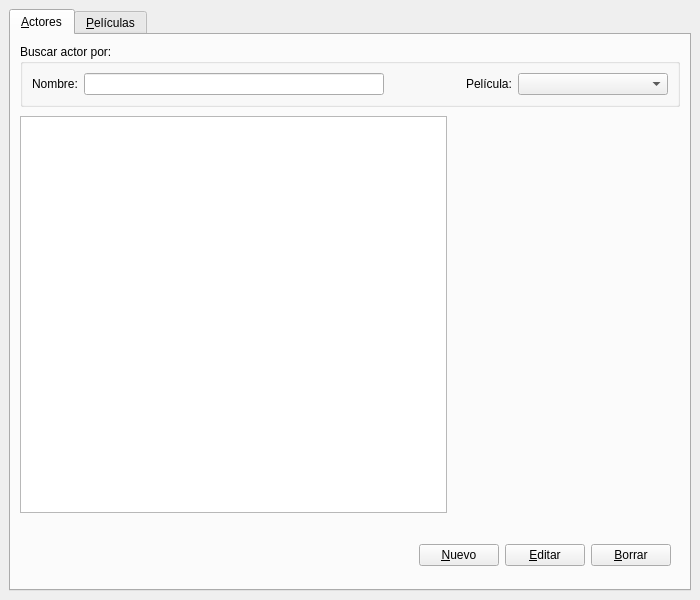
<?xml version="1.0" encoding="UTF-8"?>
<ui version="4.0">
 <class>MainWindow</class>
 <widget class="QMainWindow" name="MainWindow">
  <property name="geometry">
   <rect>
    <x>0</x>
    <y>0</y>
    <width>700</width>
    <height>600</height>
   </rect>
  </property>
  <property name="minimumSize">
   <size>
    <width>700</width>
    <height>600</height>
   </size>
  </property>
  <property name="maximumSize">
   <size>
    <width>700</width>
    <height>600</height>
   </size>
  </property>
  <property name="windowTitle">
   <string>Séptimo Arte</string>
  </property>
  <widget class="QWidget" name="centralwidget">
   <layout class="QVBoxLayout" name="verticalLayout_3">
    <item>
     <widget class="QTabWidget" name="tabWidget">
      <property name="minimumSize">
       <size>
        <width>682</width>
        <height>582</height>
       </size>
      </property>
      <property name="tabPosition">
       <enum>QTabWidget::North</enum>
      </property>
      <property name="tabShape">
       <enum>QTabWidget::Rounded</enum>
      </property>
      <property name="currentIndex">
       <number>0</number>
      </property>
      <property name="elideMode">
       <enum>Qt::ElideNone</enum>
      </property>
      <widget class="QWidget" name="actorTab">
       <attribute name="title">
        <string>&amp;Actores</string>
       </attribute>
       <layout class="QVBoxLayout" name="verticalLayout">
        <property name="spacing">
         <number>0</number>
        </property>
        <item>
         <widget class="QGroupBox" name="groupBox_2">
          <property name="title">
           <string>Buscar actor por:</string>
          </property>
          <layout class="QHBoxLayout" name="horizontalLayout_5">
           <item>
            <widget class="QLabel" name="label">
             <property name="text">
              <string>Nombre:</string>
             </property>
            </widget>
           </item>
           <item>
            <widget class="QLineEdit" name="buscarANombreLineEdit">
             <property name="minimumSize">
              <size>
               <width>300</width>
               <height>0</height>
              </size>
             </property>
            </widget>
           </item>
           <item>
            <spacer name="horizontalSpacer_2">
             <property name="orientation">
              <enum>Qt::Horizontal</enum>
             </property>
             <property name="sizeHint" stdset="0">
              <size>
               <width>40</width>
               <height>20</height>
              </size>
             </property>
            </spacer>
           </item>
           <item>
            <widget class="QLabel" name="label_2">
             <property name="text">
              <string>Película:</string>
             </property>
            </widget>
           </item>
           <item>
            <widget class="QComboBox" name="buscarAPeliculaComboBox">
             <property name="minimumSize">
              <size>
               <width>150</width>
               <height>0</height>
              </size>
             </property>
             <property name="sizeAdjustPolicy">
              <enum>QComboBox::AdjustToContents</enum>
             </property>
            </widget>
           </item>
          </layout>
         </widget>
        </item>
        <item>
         <widget class="QWidget" name="widget" native="true">
          <layout class="QHBoxLayout" name="horizontalLayout_3">
           <property name="leftMargin">
            <number>0</number>
           </property>
           <item>
            <widget class="QWidget" name="widget_3" native="true">
             <layout class="QHBoxLayout" name="horizontalLayout_4">
              <property name="leftMargin">
               <number>0</number>
              </property>
              <property name="topMargin">
               <number>0</number>
              </property>
              <property name="rightMargin">
               <number>0</number>
              </property>
              <item>
               <widget class="QTreeView" name="actoresTreeView">
                <property name="minimumSize">
                 <size>
                  <width>0</width>
                  <height>0</height>
                 </size>
                </property>
                <property name="cursor" stdset="0">
                 <cursorShape>PointingHandCursor</cursorShape>
                </property>
                <property name="frameShadow">
                 <enum>QFrame::Sunken</enum>
                </property>
                <property name="editTriggers">
                 <set>QAbstractItemView::AnyKeyPressed</set>
                </property>
                <property name="tabKeyNavigation">
                 <bool>true</bool>
                </property>
                <property name="alternatingRowColors">
                 <bool>true</bool>
                </property>
                <property name="selectionMode">
                 <enum>QAbstractItemView::SingleSelection</enum>
                </property>
                <property name="selectionBehavior">
                 <enum>QAbstractItemView::SelectRows</enum>
                </property>
                <property name="textElideMode">
                 <enum>Qt::ElideRight</enum>
                </property>
                <property name="indentation">
                 <number>0</number>
                </property>
                <property name="rootIsDecorated">
                 <bool>false</bool>
                </property>
                <property name="sortingEnabled">
                 <bool>true</bool>
                </property>
                <property name="animated">
                 <bool>true</bool>
                </property>
                <property name="wordWrap">
                 <bool>true</bool>
                </property>
                <attribute name="headerCascadingSectionResizes">
                 <bool>false</bool>
                </attribute>
                <attribute name="headerDefaultSectionSize">
                 <number>110</number>
                </attribute>
                <attribute name="headerShowSortIndicator" stdset="0">
                 <bool>true</bool>
                </attribute>
                <attribute name="headerStretchLastSection">
                 <bool>true</bool>
                </attribute>
               </widget>
              </item>
             </layout>
            </widget>
           </item>
           <item>
            <widget class="QWidget" name="widget_4" native="true">
             <layout class="QVBoxLayout" name="verticalLayout_2">
              <item>
               <widget class="QLabel" name="actorImagenLabel">
                <property name="minimumSize">
                 <size>
                  <width>200</width>
                  <height>250</height>
                 </size>
                </property>
                <property name="maximumSize">
                 <size>
                  <width>200</width>
                  <height>250</height>
                 </size>
                </property>
                <property name="text">
                 <string/>
                </property>
                <property name="scaledContents">
                 <bool>true</bool>
                </property>
               </widget>
              </item>
              <item>
               <spacer name="verticalSpacer">
                <property name="orientation">
                 <enum>Qt::Vertical</enum>
                </property>
                <property name="sizeHint" stdset="0">
                 <size>
                  <width>20</width>
                  <height>40</height>
                 </size>
                </property>
               </spacer>
              </item>
             </layout>
            </widget>
           </item>
          </layout>
         </widget>
        </item>
        <item>
         <widget class="QWidget" name="widget_2" native="true">
          <property name="minimumSize">
           <size>
            <width>0</width>
            <height>49</height>
           </size>
          </property>
          <property name="maximumSize">
           <size>
            <width>16777215</width>
            <height>49</height>
           </size>
          </property>
          <layout class="QHBoxLayout" name="horizontalLayout_2">
           <item>
            <spacer name="horizontalSpacer">
             <property name="orientation">
              <enum>Qt::Horizontal</enum>
             </property>
             <property name="sizeHint" stdset="0">
              <size>
               <width>306</width>
               <height>20</height>
              </size>
             </property>
            </spacer>
           </item>
           <item>
            <widget class="QPushButton" name="nuevoAButton">
             <property name="text">
              <string>&amp;Nuevo</string>
             </property>
            </widget>
           </item>
           <item>
            <widget class="QPushButton" name="editarAButton">
             <property name="text">
              <string>&amp;Editar</string>
             </property>
            </widget>
           </item>
           <item>
            <widget class="QPushButton" name="borrarAButton">
             <property name="text">
              <string>&amp;Borrar</string>
             </property>
            </widget>
           </item>
          </layout>
         </widget>
        </item>
       </layout>
      </widget>
      <widget class="QWidget" name="peliculaTab">
       <attribute name="title">
        <string>&amp;Películas</string>
       </attribute>
       <layout class="QVBoxLayout" name="verticalLayout_5">
        <property name="spacing">
         <number>0</number>
        </property>
        <item>
         <widget class="QGroupBox" name="groupBox_3">
          <property name="title">
           <string>Buscar película por:</string>
          </property>
          <layout class="QHBoxLayout" name="horizontalLayout_6">
           <item>
            <widget class="QLabel" name="label_3">
             <property name="text">
              <string>Nombre:</string>
             </property>
            </widget>
           </item>
           <item>
            <widget class="QLineEdit" name="buscarPNombreLineEdit">
             <property name="minimumSize">
              <size>
               <width>300</width>
               <height>0</height>
              </size>
             </property>
            </widget>
           </item>
           <item>
            <spacer name="horizontalSpacer_4">
             <property name="orientation">
              <enum>Qt::Horizontal</enum>
             </property>
             <property name="sizeHint" stdset="0">
              <size>
               <width>40</width>
               <height>20</height>
              </size>
             </property>
            </spacer>
           </item>
           <item>
            <widget class="QLabel" name="label_4">
             <property name="text">
              <string>Actor:</string>
             </property>
            </widget>
           </item>
           <item>
            <widget class="QComboBox" name="buscarPActorComboBox">
             <property name="minimumSize">
              <size>
               <width>150</width>
               <height>0</height>
              </size>
             </property>
            </widget>
           </item>
          </layout>
         </widget>
        </item>
        <item>
         <widget class="QWidget" name="widget_5" native="true">
          <layout class="QHBoxLayout" name="horizontalLayout_8">
           <property name="leftMargin">
            <number>0</number>
           </property>
           <property name="bottomMargin">
            <number>9</number>
           </property>
           <item>
            <widget class="QWidget" name="widget_8" native="true">
             <layout class="QHBoxLayout" name="horizontalLayout_9">
              <property name="margin">
               <number>0</number>
              </property>
              <item>
               <widget class="QTreeView" name="peliculasTreeView">
                <property name="minimumSize">
                 <size>
                  <width>0</width>
                  <height>0</height>
                 </size>
                </property>
                <property name="cursor" stdset="0">
                 <cursorShape>PointingHandCursor</cursorShape>
                </property>
                <property name="editTriggers">
                 <set>QAbstractItemView::AnyKeyPressed</set>
                </property>
                <property name="selectionBehavior">
                 <enum>QAbstractItemView::SelectRows</enum>
                </property>
                <property name="indentation">
                 <number>0</number>
                </property>
                <property name="sortingEnabled">
                 <bool>true</bool>
                </property>
                <property name="animated">
                 <bool>true</bool>
                </property>
                <property name="wordWrap">
                 <bool>true</bool>
                </property>
                <attribute name="headerShowSortIndicator" stdset="0">
                 <bool>true</bool>
                </attribute>
               </widget>
              </item>
             </layout>
            </widget>
           </item>
           <item>
            <widget class="QWidget" name="widget_9" native="true">
             <layout class="QVBoxLayout" name="verticalLayout_4">
              <item>
               <widget class="QLabel" name="peliculaImagenLabel">
                <property name="minimumSize">
                 <size>
                  <width>200</width>
                  <height>280</height>
                 </size>
                </property>
                <property name="maximumSize">
                 <size>
                  <width>200</width>
                  <height>280</height>
                 </size>
                </property>
                <property name="text">
                 <string/>
                </property>
                <property name="scaledContents">
                 <bool>true</bool>
                </property>
               </widget>
              </item>
              <item>
               <spacer name="verticalSpacer_3">
                <property name="orientation">
                 <enum>Qt::Vertical</enum>
                </property>
                <property name="sizeHint" stdset="0">
                 <size>
                  <width>20</width>
                  <height>40</height>
                 </size>
                </property>
               </spacer>
              </item>
             </layout>
            </widget>
           </item>
          </layout>
         </widget>
        </item>
        <item>
         <widget class="QGroupBox" name="groupBox">
          <property name="minimumSize">
           <size>
            <width>0</width>
            <height>80</height>
           </size>
          </property>
          <property name="title">
           <string>Trama:</string>
          </property>
          <layout class="QHBoxLayout" name="horizontalLayout_11">
           <property name="spacing">
            <number>0</number>
           </property>
           <property name="bottomMargin">
            <number>9</number>
           </property>
           <item>
            <widget class="QLabel" name="tramaPLabel">
             <property name="font">
              <font>
               <family>DejaVu Serif</family>
               <pointsize>10</pointsize>
               <italic>true</italic>
              </font>
             </property>
             <property name="text">
              <string/>
             </property>
             <property name="wordWrap">
              <bool>true</bool>
             </property>
            </widget>
           </item>
          </layout>
         </widget>
        </item>
        <item>
         <widget class="QWidget" name="widget_10" native="true">
          <property name="minimumSize">
           <size>
            <width>0</width>
            <height>49</height>
           </size>
          </property>
          <property name="maximumSize">
           <size>
            <width>16777215</width>
            <height>49</height>
           </size>
          </property>
          <layout class="QHBoxLayout" name="horizontalLayout_10">
           <item>
            <spacer name="horizontalSpacer_3">
             <property name="orientation">
              <enum>Qt::Horizontal</enum>
             </property>
             <property name="sizeHint" stdset="0">
              <size>
               <width>306</width>
               <height>20</height>
              </size>
             </property>
            </spacer>
           </item>
           <item>
            <widget class="QPushButton" name="nuevoPButton">
             <property name="text">
              <string>&amp;Nuevo</string>
             </property>
            </widget>
           </item>
           <item>
            <widget class="QPushButton" name="editarPButton">
             <property name="text">
              <string>&amp;Editar</string>
             </property>
            </widget>
           </item>
           <item>
            <widget class="QPushButton" name="borrarPButton">
             <property name="text">
              <string>&amp;Borrar</string>
             </property>
            </widget>
           </item>
          </layout>
         </widget>
        </item>
       </layout>
      </widget>
     </widget>
    </item>
   </layout>
  </widget>
 </widget>
 <tabstops>
  <tabstop>tabWidget</tabstop>
  <tabstop>buscarANombreLineEdit</tabstop>
  <tabstop>buscarAPeliculaComboBox</tabstop>
  <tabstop>actoresTreeView</tabstop>
  <tabstop>nuevoAButton</tabstop>
  <tabstop>editarAButton</tabstop>
  <tabstop>borrarAButton</tabstop>
  <tabstop>buscarPNombreLineEdit</tabstop>
  <tabstop>buscarPActorComboBox</tabstop>
  <tabstop>peliculasTreeView</tabstop>
  <tabstop>nuevoPButton</tabstop>
  <tabstop>editarPButton</tabstop>
  <tabstop>borrarPButton</tabstop>
 </tabstops>
 <resources/>
 <connections/>
</ui>
